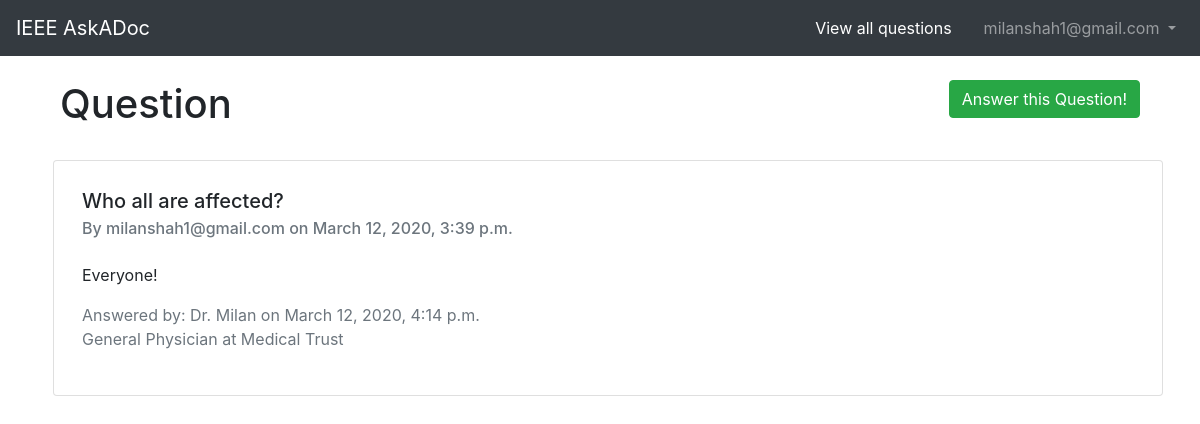
Screenshot of /who-all-are-affected (signed in) with the database file from the repository.
### users/models.py (models this page shows, shortened)
class CustomUser(AbstractUser):
    is_doc = models.BooleanField(default=False)
    designation = models.CharField(blank=True, null=True, max_length=100)
    hospital = models.CharField(blank=True, null=True, max_length=100)

### pages/models.py (models this page shows, shortened)
class Question(models.Model):
    slug = models.SlugField(max_length=200, blank=True)
    question = models.TextField(blank=False)
    pub_date = models.DateTimeField('date published', auto_now_add=True)
    user = models.ForeignKey(settings.AUTH_USER_MODEL, on_delete=models.CASCADE)
    class Meta:
        ordering = ['-pub_date']

class Answer(models.Model):
    question = models.ForeignKey(Question, on_delete=models.CASCADE)
    answer = models.TextField(blank=False)
    pub_date = models.DateTimeField('date published', auto_now_add=True)
    user = models.ForeignKey(settings.AUTH_USER_MODEL, on_delete=models.CASCADE)
    class Meta:
        ordering = ['-answer', '-pub_date']

### pages/views.py (the view)
# urls.py: path('<slug:slug>', detailView, name='detail'),
def detailView(request, slug):
    question = Question.objects.get(slug=slug)
    try:
        answer = Answer.objects.get(question=question)
    except:
        answer = None
    return render(request, 'pages/detail.html', {'question': question, 'answer': answer, })

### templates/pages/detail.html (shortened to what this page needs)
{% extends '_base.html' %}
{% load static %}
{% block content %}
{% if user.is_doc %}
<div class="container mt-4 mb-4">
    <div class="grid">
        <div class="row">
            <div class="col-8">
                <h1>
                    Question
                </h1>
            </div>
            <div class="col-4" style="display: flex; flex-direction: row-reverse;">
                <a href="{% url 'answer' question.slug %}">
                    <button class="btn btn-success">Answer this Question!</button>
                </a>
            </div>
        </div>
    </div>
</div>
{% endif %}
<div class="container">
    <div class="grid">
        <div class="row">
            <div class="card col-12 ml-2 mb-4 p-2">
                <div class="card-body">
                    <h5 class="card-title">{{ question.question }}</h5>
                    <h6 class="card-subtitle mb-2 text-muted">By {{ question.user.email }} on {{ question.pub_date }}</h6>
                    <p class="card-text" style="margin-top: 25px;">
                        {% if answer %}
                            {{answer.answer}}
                               <p class="text-muted">
                                Answered by: Dr. {{answer.user.first_name}} on {{answer.pub_date}}
                                <br>
                                {{answer.user.designation}} at {{answer.user.hospital}}
                            </p>
                        {% else %}
                            Not yet answered!
                        {% endif %}
                    </p>
                </div>
            </div>
        </div>
    </div>
</div>
{% endblock content %}

### templates/_base.html (shortened to what this page needs)
{% load static %}
<!DOCTYPE html>
<html lang="en">
<head>
{% block css %}
<link rel="stylesheet" href="https://stackpath.bootstrapcdn.com/bootstrap/4.1.3/css/bootstrap.min.css">
<link rel="stylesheet" href="{% static 'css/base.css' %}">
{% endblock %}
</head>
<body>
  <nav class="navbar navbar-expand-md navbar-dark bg-dark mb-4">
      <a class="navbar-brand" href="{% url 'home' %}">IEEE AskADoc</a>
      <div class="collapse navbar-collapse" id="navbarCollapse">
        {% if user.is_authenticated %}
          <a class="navbar-link ml-auto" href="{% url 'home' %}">View all questions</a>
          <ul class="navbar-nav ml-4">
            <li class="nav-item">
              <a class="nav-link dropdown-toggle" href="#" id="userMenu" data-toggle="dropdown" aria-haspopup="true" aria-expanded="false">
                {{ user.email }}
              </a>
            </li>
          </ul>
        {% else %}
          <form class="form-inline ml-auto">
            <a href="{% url 'account_login' %}" class="btn btn-outline-secondary">Log in</a>
            <a href="{% url 'account_signup' %}" class="btn btn-primary ml-2">Sign up</a>
          </form>
        {% endif %}
      </div>
    </nav>
  <div class="container">
    {% block content %}{% endblock content %}
  </div>
</body>
</html>

### static/css/base.css (style rules this page uses)
a.navbar-link { color: white; }

### rows the page displays
CustomUser: email "milanshah1@gmail.com"
Question: question "Who all are affected?", user.email "milanshah1@gmail.com", pub_date "March 12, 2020, 3:39 p.m."
Answer: answer "Everyone!", user.first_name "Milan", pub_date "March 12, 2020, 4:14 p.m.", user.designation "General Physician", user.hospital "Medical Trust"
